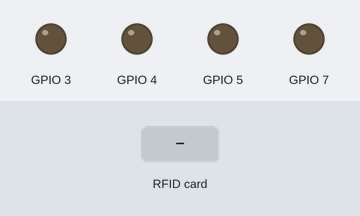
This sketch was run on a simulated ESP32-S3. Parts: output pins drawn as LEDs (lit = HIGH). Inputs (shaded band) come from the test bench. WiFi joins after 1.5 s; servers stay silent unless stated; what the sketch prints to the serial monitor is not drawn.

Above: at 3.3 s.
3.4 s: RFID card 5E 7A 19 C4 held to the reader
At 5.1 s:
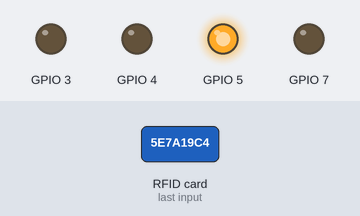
Timing chart, 0 to 7.1 s (numbered marks = the images above; inputs shaded):
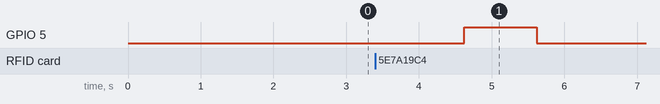

Measured:
- after the input at 3.4 s, GPIO 5: LOW → HIGH after 1.2 s, → LOW 1.0 s later

The sketch:

code_esp32.ino
```cpp
#include <Wire.h>
#include <MFRC522.h>
#include <SPI.h>
#include <WiFi.h>

#define RST_PIN 2   // Broche de réinitialisation (RST) du lecteur RFID
#define SS_PIN  6    // Broche SDA du lecteur RFID (pour ESP32)

MFRC522 mfrc522(SS_PIN, RST_PIN);

const char *ssid = "Didine";
const char *password = "hotspotDidine";
const char *raspberryPiIP = "192.168.1.2";
const int raspberryPiPort = 12345;
IPAddress staticIP(192, 168, 1, 3);
IPAddress gateway(192, 168, 1, 1);
IPAddress subnet(255, 255, 255, 0);
IPAddress dns(8, 8, 8, 8);

void setup() {
  Serial.begin(921600);
  Serial.println("\nBienvenue");
  Wire.begin();
  SPI.begin();
  mfrc522.PCD_Init();
  delay(4);
  mfrc522.PCD_DumpVersionToSerial();
  Serial.println(F("Scan PICC to see UID, SAK, type, and data blocks..."));
  pinMode(3, OUTPUT);
  pinMode(4, OUTPUT);
  pinMode(5, OUTPUT);
  pinMode(7, OUTPUT);
  connectToWiFi();
  WiFi.config(staticIP, gateway, subnet, dns);
  Serial.println(WiFi.localIP());
  delay(100);
  Serial.setTimeout(1000);
}

void loop() {
  digitalWrite(3, LOW);
  digitalWrite(4, LOW);
  digitalWrite(5, LOW);
  digitalWrite(7, LOW);

  if (mfrc522.PICC_IsNewCardPresent() && mfrc522.PICC_ReadCardSerial()) {
    Serial.print("Carte détectée avec UID : ");
    printUID(mfrc522.uid.uidByte, mfrc522.uid.size);
    Serial.println();
    sendDataToRaspberryPi(getUIDString(mfrc522.uid.uidByte, mfrc522.uid.size));

    mfrc522.PICC_HaltA();
  }
}

void printUID(byte* uid, byte size) {
  for (byte i = 0; i < size; i++) {
    Serial.print("0x");
    if (uid[i] < 0x10) Serial.print("0");
    Serial.print(uid[i], HEX);
    if (i < size - 1) Serial.print(", ");
  }
}

String getUIDString(byte* uid, byte size) {
  String uidString = "";
  for (byte i = 0; i < size; i++) {
    if (uid[i] < 0x10) uidString += "0";
    uidString += String(uid[i], HEX);
  }
  return uidString;
}

void connectToWiFi() {
  Serial.println("Tentative de connexion au Wifi");
  WiFi.begin(ssid, password);

  Serial.print("Connexion en cours...");
  while (WiFi.status() != WL_CONNECTED) {
    delay(1000);
    Serial.print(".");
  }

  Serial.println("\nConnexion WiFi réussi !");
}

void sendDataToRaspberryPi(String data) {
  Serial.println("Sending data to Raspberry Pi: " + data);
  WiFiClient client;
  if (client.connect(raspberryPiIP, raspberryPiPort)) {
    client.print(data);
    client.println();
    String response = client.readString();
    if (response == "1")
      digitalWrite(3, HIGH);
    if (response == "0")
      digitalWrite(4, HIGH);
    Serial.println("Response from Raspberry Pi: " + response);
    digitalWrite(5, HIGH);

    delay(1000); // Attendre un moment avant de lire une nouvelle carte
    client.stop();
  } else {
    Serial.println("Failed to connect to Raspberry Pi");
    digitalWrite(7, HIGH);
  }
}
```
